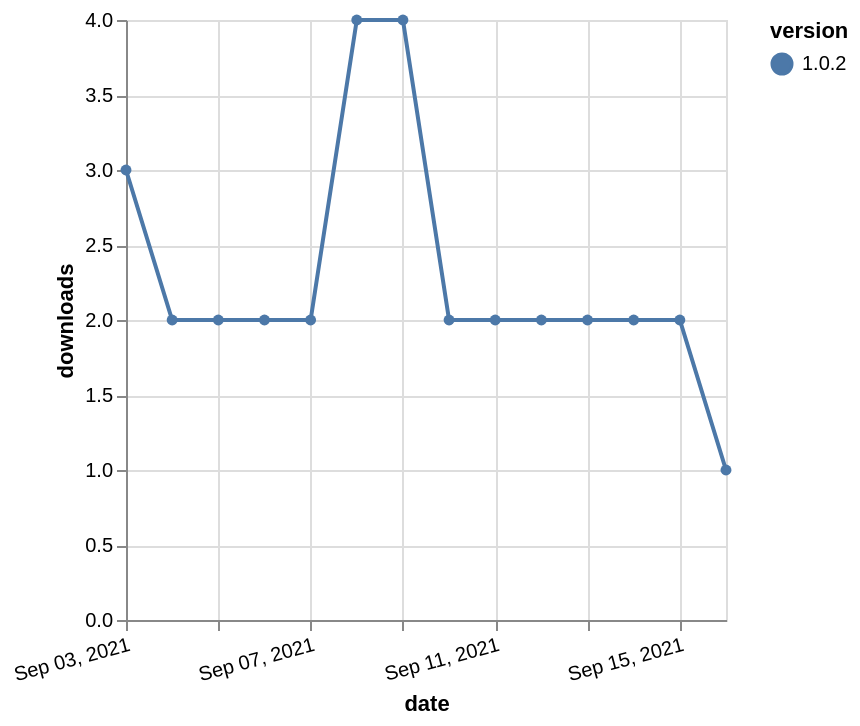

Describe this chart as a Vega-Lite specification.
### Vega-Lite specification from a JSON file in a GitHub repository (floating-point values rounded to 4 significant figures)
{"$schema": "https://vega.github.io/schema/vega-lite/v5.json", "description": "A simple bar chart with embedded data.", "data": {"values": [{"date": "2021-09-03", "total": 3618, "delta": 3, "version": "1.0.2"}, {"date": "2021-09-04", "total": 3620, "delta": 2, "version": "1.0.2"}, {"date": "2021-09-05", "total": 3622, "delta": 2, "version": "1.0.2"}, {"date": "2021-09-06", "total": 3624, "delta": 2, "version": "1.0.2"}, {"date": "2021-09-07", "total": 3626, "delta": 2, "version": "1.0.2"}, {"date": "2021-09-08", "total": 3630, "delta": 4, "version": "1.0.2"}, {"date": "2021-09-09", "total": 3634, "delta": 4, "version": "1.0.2"}, {"date": "2021-09-10", "total": 3636, "delta": 2, "version": "1.0.2"}, {"date": "2021-09-11", "total": 3638, "delta": 2, "version": "1.0.2"}, {"date": "2021-09-12", "total": 3640, "delta": 2, "version": "1.0.2"}, {"date": "2021-09-13", "total": 3642, "delta": 2, "version": "1.0.2"}, {"date": "2021-09-14", "total": 3644, "delta": 2, "version": "1.0.2"}, {"date": "2021-09-15", "total": 3646, "delta": 2, "version": "1.0.2"}, {"date": "2021-09-16", "total": 3647, "delta": 1, "version": "1.0.2"}]}, "width": "container", "mark": {"type": "line", "point": {"filled": true}}, "encoding": {"x": {"field": "date", "type": "temporal", "timeUnit": "yearmonthdate", "title": "date", "axis": {"labelAngle": -15}}, "y": {"field": "delta", "type": "quantitative", "title": "downloads"}, "color": {"field": "version", "type": "nominal"}, "tooltip": {"field": "delta"}}}
